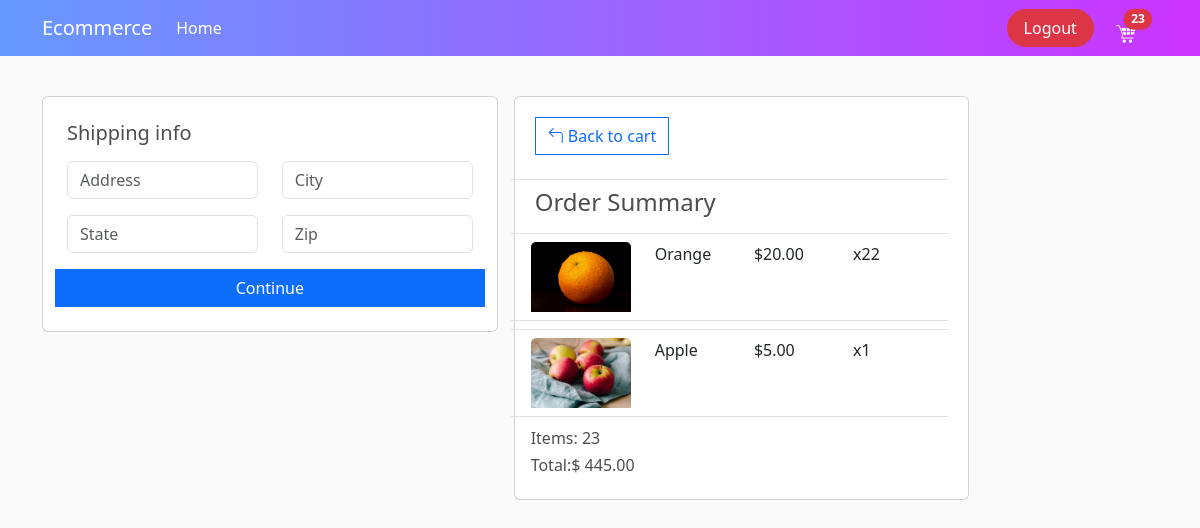
Screenshot of /checkout/ (signed in) with the database file from the repository.
### shop/models.py (models this page shows, shortened)
class OrderItem(models.Model):
    product = models.ForeignKey(Product, on_delete=models.SET_NULL,null=True)
    order = models.ForeignKey(Order, on_delete=models.CASCADE)
    quantity = models.IntegerField(default=0)
    date_added = models.DateTimeField(auto_now_add=True)
    @property
    def total_price(self):
        return self.quantity * self.product.price

class Product(models.Model):
    name = models.CharField(max_length=255)
    description = models.TextField(blank=True)
    price = models.DecimalField(max_digits=10, decimal_places=2)
    is_digital = models.BooleanField(default=False)
    image = models.ImageField(upload_to='products/')
    category = models.ForeignKey(Category, on_delete=models.CASCADE)

class Order(models.Model):
    customer = models.ForeignKey(Customer, on_delete=models.SET_NULL,null=True)
    date_ordered = models.DateTimeField(auto_now_add=True)
    complete = models.BooleanField(default=False)
    transaction_id = models.CharField(max_length=100, null=True)
    @property
    def get_cart_total(self):
        order_items = self.orderitem_set.all()
        total = sum([item.quantity for item in order_items])
        return total
    @property
    def get_cart_total_price(self):
        order_items = self.orderitem_set.all()
        total_price = sum([item.total_price for item in order_items])
        return total_price
    @property
    def shipping(self):
        shipping=False
        for i in  self.orderitem_set.all():
            if i.product.is_digital == False:
                shipping=True
        return shipping

### shop/views.py (the view)
# urls.py: path('checkout/',views.checkout,name='checkout'),
def checkout(request):
    data=cart_data(request)
    orderitems=data['orderitems']
    order=data['order']
    cart_total=data['cart_total']
    context={
       "orderitems":orderitems,
       "order":order,
       "cart_total":cart_total
     }
    return render(request,"shop/checkout.html",context)

### shop/utils.py (called while the page is built)
def cart_data(request):
    if request.user.is_authenticated:
        customer=request.user.customer
        order,created=Order.objects.get_or_create(customer=customer,complete=False)
        orderitems=order.orderitem_set.all()
        cart_total=order.get_cart_total
    else:
        cookie_data=cookie_cart(request)
        orderitems=cookie_data['orderitems']
        order=cookie_data['order']
        cart_total=cookie_data['cart_total']
    return {  "orderitems":orderitems,
       "order":order,
       "cart_total":cart_total}

### shop/templates/shop/checkout.html (shortened to what this page needs)
{% extends 'shop/main.html' %}
{% block content %}
<div class="row mt-4 gy-3 gx-3">
    <div class="col-md-5">
        <div id="form-card" class="card">
            <div id="form-card-body" class="card-body p-4">
                <form id="form">
                    <div id="shipping-info" class="row">
                        <h5 class="mb-3">Shipping info</h5>
                        <div class="col">
                            <div class="input-group mb-3">
                                <input name="address" placeholder="Address" type="text" class="form-control"
                                    aria-label="Sizing example input" aria-describedby="inputGroup-sizing-default">
                            </div>
                            <div class="input-group mb-3">
                                <input name="state" placeholder="State" type="text" class="form-control"
                                    aria-label="Sizing example input" aria-describedby="inputGroup-sizing-default">
                            </div>
                        </div>
                        <div class="col">
                            <div class="input-group mb-3">
                                <input name="city" placeholder="City" type="text" class="form-control"
                                    aria-label="Sizing example input" aria-describedby="inputGroup-sizing-default">
                            </div>
                            <div class="input-group mb-3">
                                <input name="zip" placeholder="Zip" type="text" class="form-control"
                                    aria-label="Sizing example input" aria-describedby="inputGroup-sizing-default">
                            </div>
                        </div>
                    </div>
                    <div class="row btn-container">
                        <button id="continue" class="btn btn-primary" type="submit">Continue</button>
                    </div>
                </form>
            </div>
        </div>
    </div>
    <div class="col-md-5">
        <div class="card">
            <div class="card-body">
                <div class="row  p-1">
                    <div class="row pb-4 border-bottom">
                        <div>
                            <a href="{% url 'cart' %}" class="btn btn-outline-primary">
                                <i class="bi bi-arrow-90deg-left"></i>
                                Back to cart </a>
                        </div>
                    </div>
                    <h4 class="mt-2 mb-2">Order Summary </h4>
                    {% for orderitem in orderitems %}
                    <div class="row mt-2 p-2 border-bottom border-top">
                        <div class="col"> <img style="width:100px;height:70px;object-fit:cover"
                                src="{{orderitem.product.image.url}}" class="card-img-top" alt="...">
                        </div>
                        <div class="col">{{orderitem.product.name}}</div>
                        <div class="col">${{orderitem.product.price}}</div>
                        <div class="col">x{{orderitem.quantity}}</div>
                    </div>
                    {% endfor %}
                </div>
                <div class="row pt-2">
                    <h6>Items: {{order.get_cart_total}}</h6>
                    <h6>Total:$ {{order.get_cart_total_price}}</h6>
                </div>
            </div>
        </div>
    </div>
</div>
{% endblock content %}

### static/css/main.css (style rules this page uses)
body { background-color: hsl(0, 0%, 98%); }
h1, h2, h3, h4, h5, h6 { color: hsl(0, 0%, 30%); }
.btn { border-radius: 0; }

### rows the page displays
OrderItem: product.image (picture), product.name "Orange", product.price "20.00", quantity "22"
OrderItem: product.image (picture), product.name "Apple", product.price "5.00", quantity "1"
Order: get_cart_total "23", get_cart_total_price "445.00"

### other values shown
{{ cart_total }} "23"
